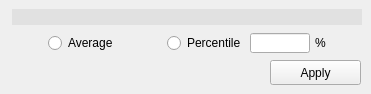
                 <widget class="QWidget" name="Tab_2">
                  <attribute name="title">
                   <string>Whole Range</string>
                  </attribute>
                  <widget class="QPushButton" name="pushButton_38">
                   <property name="geometry">
                    <rect>
                     <x>270</x>
                     <y>60</y>
                     <width>91</width>
                     <height>25</height>
                    </rect>
                   </property>
                   <property name="text">
                    <string>Apply</string>
                   </property>
                  </widget>
                  <widget class="QLabel" name="label_75">
                   <property name="geometry">
                    <rect>
                     <x>315</x>
                     <y>35</y>
                     <width>16</width>
                     <height>16</height>
                    </rect>
                   </property>
                   <property name="text">
                    <string>%</string>
                   </property>
                  </widget>
                  <widget class="QRadioButton" name="radioButton_5">
                   <property name="geometry">
                    <rect>
                     <x>167</x>
                     <y>35</y>
                     <width>90</width>
                     <height>16</height>
                    </rect>
                   </property>
                   <property name="text">
                    <string>Percentile</string>
                   </property>
                  </widget>
                  <widget class="QLineEdit" name="lineEdit_14">
                   <property name="geometry">
                    <rect>
                     <x>250</x>
                     <y>33</y>
                     <width>60</width>
                     <height>20</height>
                    </rect>
                   </property>
                  </widget>
                  <widget class="QRadioButton" name="radioButton_6">
                   <property name="geometry">
                    <rect>
                     <x>48</x>
                     <y>35</y>
                     <width>90</width>
                     <height>16</height>
                    </rect>
                   </property>
                   <property name="text">
                    <string>Average</string>
                   </property>
                  </widget>
                  <widget class="QWidget" name="widget_29" native="true">
                   <property name="geometry">
                    <rect>
                     <x>12</x>
                     <y>9</y>
                     <width>350</width>
                     <height>16</height>
                    </rect>
                   </property>
                   <property name="styleSheet">
                    <string notr="true">background-color: rgb(225, 225, 225);</string>
                   </property>
                  </widget>
                 </widget>
